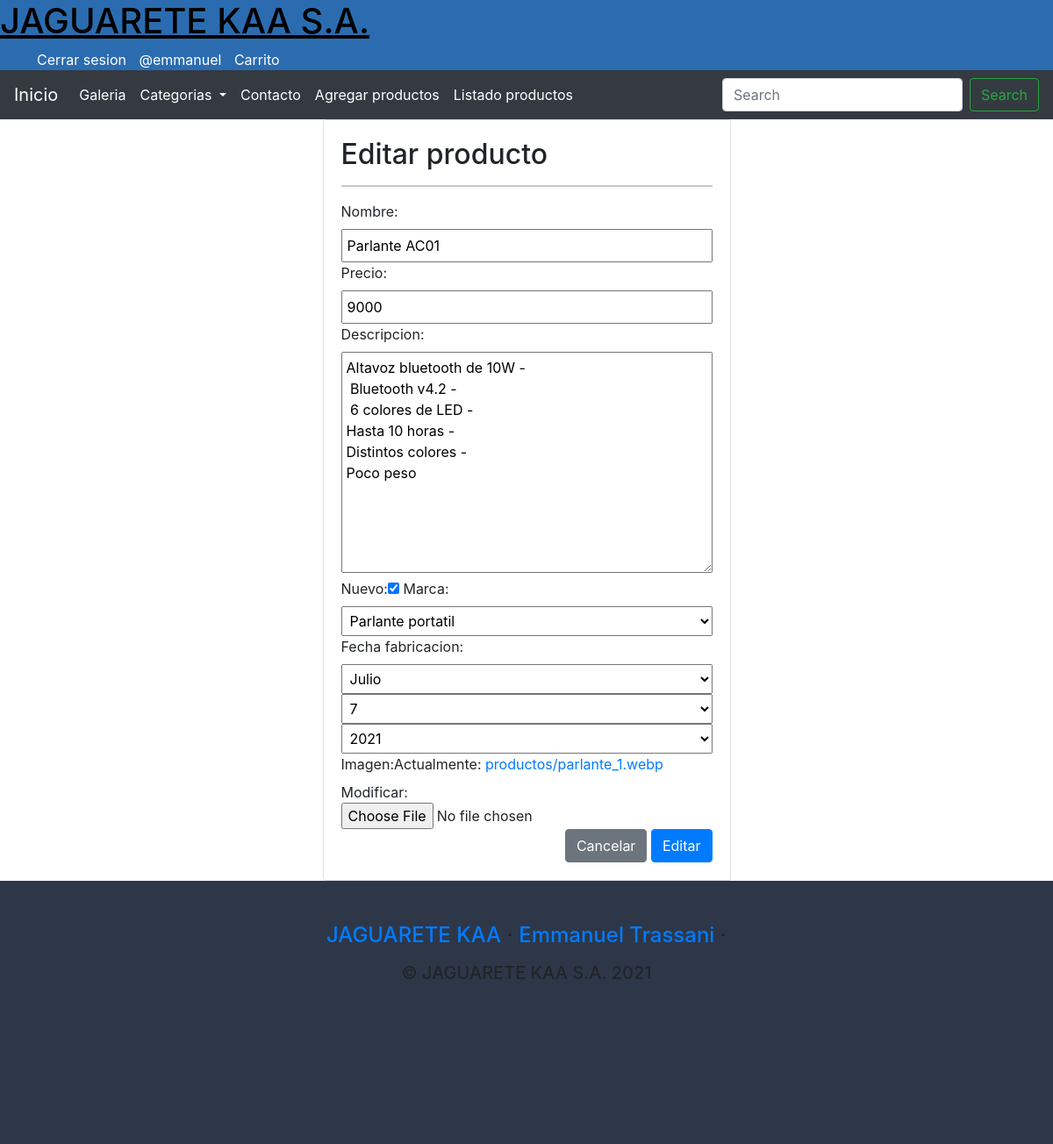
The page /modificar-producto/9/ (signed in) on the database its author committed.
### APP/models.py (models this page shows, shortened)
class Producto(models.Model):
    nombre = models.CharField(max_length=50)
    precio = models.IntegerField()
    descripcion = models.TextField()
    nuevo = models.BooleanField()
    marca = models.ForeignKey(Marca, on_delete=models.PROTECT)
    fecha_fabricacion = models.DateField()
    imagen = models.ImageField(upload_to = "productos", null = True)

class Marca (models.Model):
    nombre = models.CharField(max_length=50)
    def __str__(self):
        return self.nombre

### APP/views.py (the view, shortened to what this page needs)
# urls.py: path('modificar-producto/<id>/', modificar_producto, name="modificar_producto"),
@permission_required('APP.change_producto')
def modificar_producto(request, id):
    producto = get_object_or_404(Producto, id=id)
    data= {
        'form': ProductoForm(instance= producto)
    }
    return render(request, 'producto/modificar.html', data)

### APP/forms.py
class ProductoForm(forms.ModelForm):
    class Meta:
        model = Producto
        fields = '__all__'
        widgets ={
            "fecha_fabricacion": forms.SelectDateWidget()
        }

### APP/context_processors.py (called while the page is built)
def menu_categoria(request):
    categorias = Marca.objects.all()
    return ({"categorias": categorias})

### APP/templates/producto/modificar.html (shortened to what this page needs)
{% extends 'app/base.html' %}
{% block content %}
        <div class="row">
            <div class="col-12 col-md-6 offset-md-3">
                <div class="card">
                    <div class="card-body">
                        <h2> Editar producto</h2>
                        <hr>
                        <form action="" method="post" enctype="multipart/form-data">
                            {{form}}
                            <div class="d-flex justify-content-end">
                            <input type="reset" value="Cancelar" class="btn btn-secondary">
                            <input type="submit" value="Editar" class="btn btn-primary">
                            </div>
                        </form>
                    </div>
                </div>
            </div>
        </div>
{% endblock %}

### APP/templates/app/base.html (shortened to what this page needs)
<!DOCTYPE html>
<html lang="es">
<head>
    {% load static %}
    <link href="https://cdn.jsdelivr.net/npm/bootstrap@5.0.2/dist/css/bootstrap.min.css" rel="stylesheet">
    <link rel="stylesheet" href="{% static 'app/css/estilos.css' %}">
</head>
<body>
    <link rel="stylesheet" href="https://maxcdn.bootstrapcdn.com/bootstrap/4.0.0-beta/css/bootstrap.min.css">
    <header id="header">
        <h1><a href="{% url 'home' %}" style="color: black;">JAGUARETE KAA S.A.</a></h1>
        <div>
            <nav id="nav">
                <ul>
                    {% if user.is_authenticated %}
                        <li>
                            <a href="{% url 'logout' %}"> Cerrar sesion</a>
                        </li>
                        <li>
                            <a href="#"> @{{ user.username }}</a>
                        </li>
                        <li>
                            <a href="#">Carrito</a>
                        </li>
                    {% endif %}
                </ul>
            </nav>
        </div>
    </header>
        <nav class="navbar navbar-expand-lg navbar-dark bg-dark">
            <a class="navbar-brand" href="{% url 'home' %}">Inicio</a>
            <div class="collapse navbar-collapse" id="navbarSupportedContent">
              <ul class="navbar-nav mr-auto">
                <li class="nav-item active">
                  <a class="nav-link" href="{% url 'galeria' %}">Galeria <span class="sr-only">(current)</span></a>
                </li>
                <li class="nav-item dropdown active">
                  <a class="nav-link dropdown-toggle" href="#" id="navbarDropdown" role="button"
                     data-toggle="dropdown" aria-haspopup="true" aria-expanded="false">
                    Categorias
                  </a>
                </li>
                <li class="nav-item active">
                  <a class="nav-link" href="{% url 'contacto' %}">Contacto</a>
                </li>
                {% if perms.APP.add_producto %}
                <li class="nav-item active">
                    <a class="nav-link" href="{% url 'agregar_producto' %}">Agregar productos</a>
                </li>
                {% endif %}
                {% if perms.APP.view_producto %}
                <li class="nav-item active">
                    <a class="nav-link" href="{% url 'listar_productos' %}">Listado productos</a>
                </li>
                {% endif %}
              </ul>
              <form class="form-inline my-2 my-lg-0" method="POST" action="{% url 'buscar' %}">
                <input class="form-control mr-sm-2" type="search" placeholder="Search" aria-label="Search" name="buscador">
                <button class="btn btn-outline-success my-2 my-sm-0" type="submit">Search</button>
              </form>
            </div>
          </nav>
    <div id="contenido">
        {% block content %}
        {% endblock %}
    </div>
    <footer>
        <footer class="footer text-faded text-center py-5">
            <div class="container">
              <p class="m-0 mbt"><h4>
                  <a href="sample.html" class="link">JAGUARETE KAA </a> ·
                  <a href="sample.html" class="link">Emmanuel Trassani</a> ·
                </h4>
              </p>
              <h5><p class="m-0 mbt1">&copy; JAGUARETE KAA S.A. 2021</p></h5>
            </div>
    </footer>
</body>
</html>

### APP/static/app/css/estilos.css (style rules this page uses)
* { margin:0; padding:0; }
body { background-color:#EDF2F7; font-family: 'Open Sans', sans-serif; }
h1,h2 { font-family: 'Balsamiq Sans', cursive; }
header { width: 100%; height: 80px; background-color: #2B6CB0; display: flex; justify-content: space-between; }
header > div { width: 50%; }
nav { display: flex; justify-content: flex-end; align-items: center; height: 100%; }
nav > ul { margin-right: 50px; }
nav > ul > li { display: inline; margin-left: 10px; }
nav a { color:white; text-decoration: none; }
#contenido { width: 80%; margin:auto; max-width: 1280px; min-height: 100vh; }
footer { width: 100%; height: 300px; background-color: #2D3748; }
input[type=text], input[type=email], input[type=number], select, textarea { width: 100%; padding: 5px; }
textarea { resize: none; }

### rows shown on the page
Producto: nombre "Parlante AC01", precio "9000", descripcion "Altavoz bluetooth de 10W - Bluetooth v4.2 - 6 colores de LED - Hasta 10 horas - Distintos colores - Poco peso", nuevo "☑", marca "Parlante portatil"

### other values the page prints
{{ user.username }} "emmanuel"
